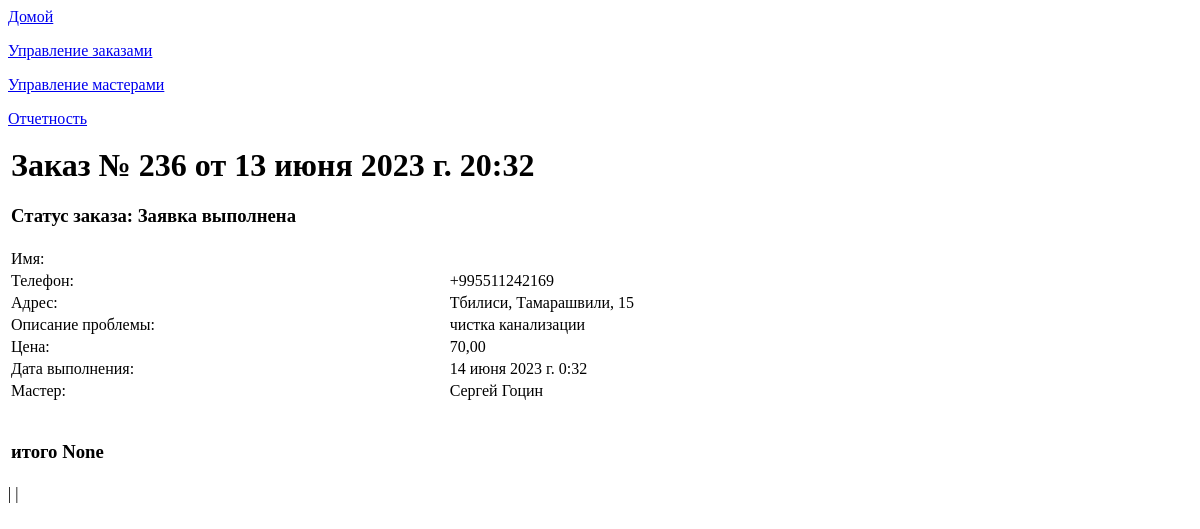
The app's page /list_order/236, older data.
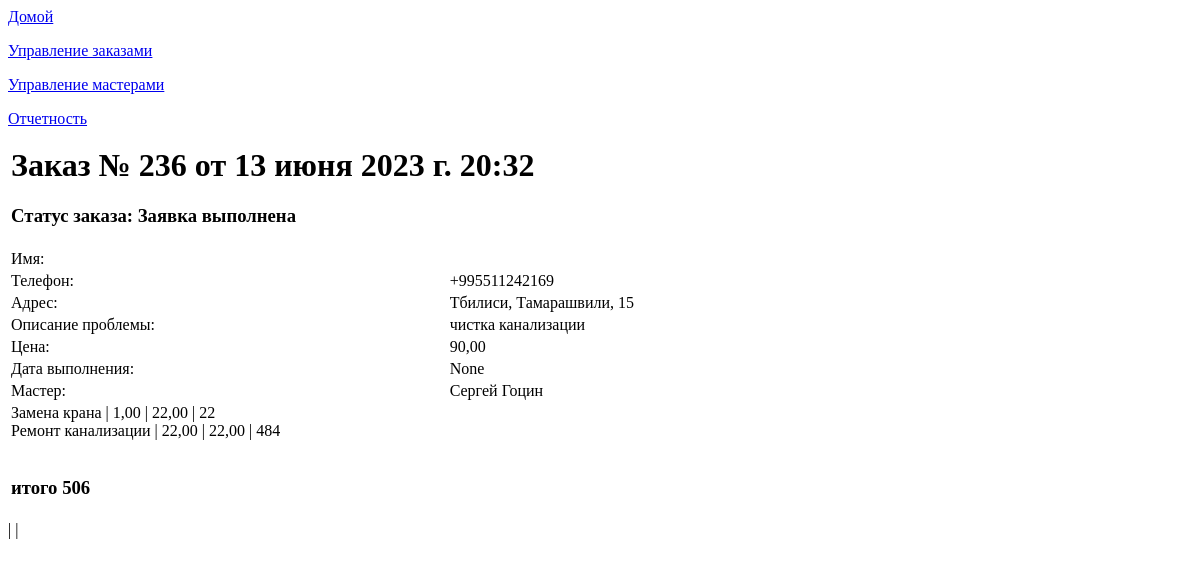
The same page, newer data.
### app_site/models.py (models this page shows, shortened)
class OrderList(models.Model):
    time_in = models.DateTimeField(auto_now_add=True, verbose_name='Дата заказа')
    time_out = models.DateTimeField(null=True, blank=True, verbose_name='Дата выполнения')
    repairer_id = models.ForeignKey("RepairerList", on_delete=models.SET_NULL, null=True, blank=True,
                                    verbose_name='Мастер', default='', )
    price = models.DecimalField(decimal_places=2, max_digits=7, null=True, blank=True, verbose_name='Стоимость работ')
    text_order = models.CharField(max_length=1500, verbose_name='Описание проблемы', blank=True, null=True)
    customer_name = models.CharField(max_length=50, verbose_name='Ваше имя')
    customer_phone = models.CharField(max_length=16, verbose_name='Номер телефона')
    customer_code = models.CharField(max_length=16, verbose_name='Код организации', blank=True, null=True)
    address_city = models.CharField(max_length=2, choices=CITY_CHOICES, default='TB', null=True, blank=True,
                                    verbose_name='Город')
    order_status = models.CharField(max_length=3, choices=ORDER_STATUS, default='BEG', null=True, blank=True,
                                    verbose_name='Статус заказа')
    address_street_app = models.CharField(max_length=150, verbose_name='Улица', null=True, blank=True)
    address_num = models.CharField(max_length=10, verbose_name='Номер дома', null=True, blank=True)
    services = models.ManyToManyField('Service', through='Invoice')

class RepairerList(models.Model):
    name = models.CharField(max_length=100, verbose_name='Имя')
    s_name = models.CharField(max_length=100, null=True, verbose_name='Фамилия')
    phone = models.CharField(validators=[phoneNumberRegex], max_length=16, unique=True, verbose_name='Телефон')
    city = models.CharField(max_length=2, choices=CITY_CHOICES, default='TB')
    email = models.EmailField(max_length=200, null=True, blank=True, verbose_name='Электронная почта')
    foto = models.ImageField(upload_to="images/", null=True, blank=True, verbose_name='Фотография:')
    active = models.BooleanField(default=False)
    rating_sum = models.IntegerField(default=0, blank=True, null=True)
    rating_num = models.IntegerField(default=0, blank=True, null=True)
    def __str__(self):
        return f"{self.name} {self.s_name}"

class Invoice(models.Model):
    service_id = models.ForeignKey('Service', on_delete=models.CASCADE, null=True, blank=True, )
    order_id = models.ForeignKey('OrderList', on_delete=models.CASCADE, null=True, blank=True, )
    quantity_type = models.CharField(choices=QUANTITY_CHOICES, max_length=3, null=True, blank=True,
                                     verbose_name='Измерение')
    quantity = models.DecimalField(decimal_places=2, max_digits=7, null=True, blank=True, verbose_name='Количество')
    price = models.DecimalField(decimal_places=2, max_digits=7, null=True, blank=True, verbose_name='Цена')

class Service(models.Model):
    name = models.\
        CharField(null=True, blank=True, max_length=500, verbose_name='Услуга')
    type = models.CharField(choices=WORK_CHOICES, null=True, blank=True, max_length=3, verbose_name='Вид работ')
    def __str__(self):
        return f"{self.name}"

### app_site/views.py (the view)
# urls.py: path('list_order/<int:pk>', OrderDatail.as_view(), name='list_detail'),
class OrderDatail(DetailView):
    model = OrderList
    template_name = 'order_detail.html'
    context_object_name = 'order'
    queryset = get_info2().select_related('repairer_id')
    def get_context_data(self, **kwargs):
        context = super().get_context_data(**kwargs)
        context['repairer'] = RepairerList.objects.all()
        return context

### app_site/templatetags/custom_filters.py (called while the page is built)
@register.filter()
def choice_tag(value, A):
    try:
        if A == 'city':
            a = dict(CITY_CHOICES)
        elif A == 'status_order':
            a = dict(ORDER_STATUS)
        elif A == 'month':
            a = dict(MONTH)
        return f'{a[value]}'
    except KeyError:
        return f''

### templates/order_detail.html
{% extends 'flatpages/default.html' %}
{% load custom_filters %}
{% load custom_tags %}
{% block body %}
<table  width="1000">
<tr><td colspan="2"><h1>Заказ № {{ order.pk}} от {{ order.time_in}} </h1>
    <h3>Статус заказа: {{ order.order_status  | choice_tag:'status_order'}}</h3>
</td></tr>
<tr><td>Имя: </td><td>{{ order.customer_name}}</td></tr>
<tr><td>Телефон: </td><td>{{ order.customer_phone }}</td></tr>
<tr><td>Адрес: </td><td>{{ order.address_city | choice_tag:'city'}},
    {{ order.address_street_app}}, {{ order.address_num}}</td></tr>
<tr><td>Описание проблемы: </td><td>{{ order.text_order}}</td></tr>
<tr><td>Цена: </td><td>{{ order.price}}</td></tr>
<tr><td>Дата выполнения: </td><td>{{ order.time_out }}</td></tr>
    {% if order.repairer_id %}
<tr><td>Мастер: </td><td>{{ order.repairer_id}}</td></tr>
    {% else %}
<tr><td>Направить заказ мастеру: </td><td>{%  for i in repairer  %}
    <a href="../add?pk_order={{ order.pk }}&pk_repairer={{i.pk}}">{{ i.s_name }} {{ i.name}}</a><br>
    {% endfor %}
</td></tr>
    {% endif %}
<tr><td colspan="2">
   {% for service in order.invoice_set.all %}
    {{ service.service_id }} | {{ service.quantity }}  | {{ service.price }} | {{ service.sum}}  <br>
    {% endfor %}<br>
<h3>итого {{ order.sum }}
</h3>
</td></tr>
</table>| {{ service.quantity }} | {{ service.price }}
{% endblock body %}

Row changes from the older to the newer data that the page shows:
changed OrderList "Заявка выполнена": price "70,00" → "90,00"; time_out "14 июня 2023 г. 0:32" → "None"; sum "None" → "506"
added Invoice: service_id "Замена крана", quantity "1,00", price "22,00", sum "22"
added Invoice: service_id "Ремонт канализации", quantity "22,00", price "22,00", sum "484"
